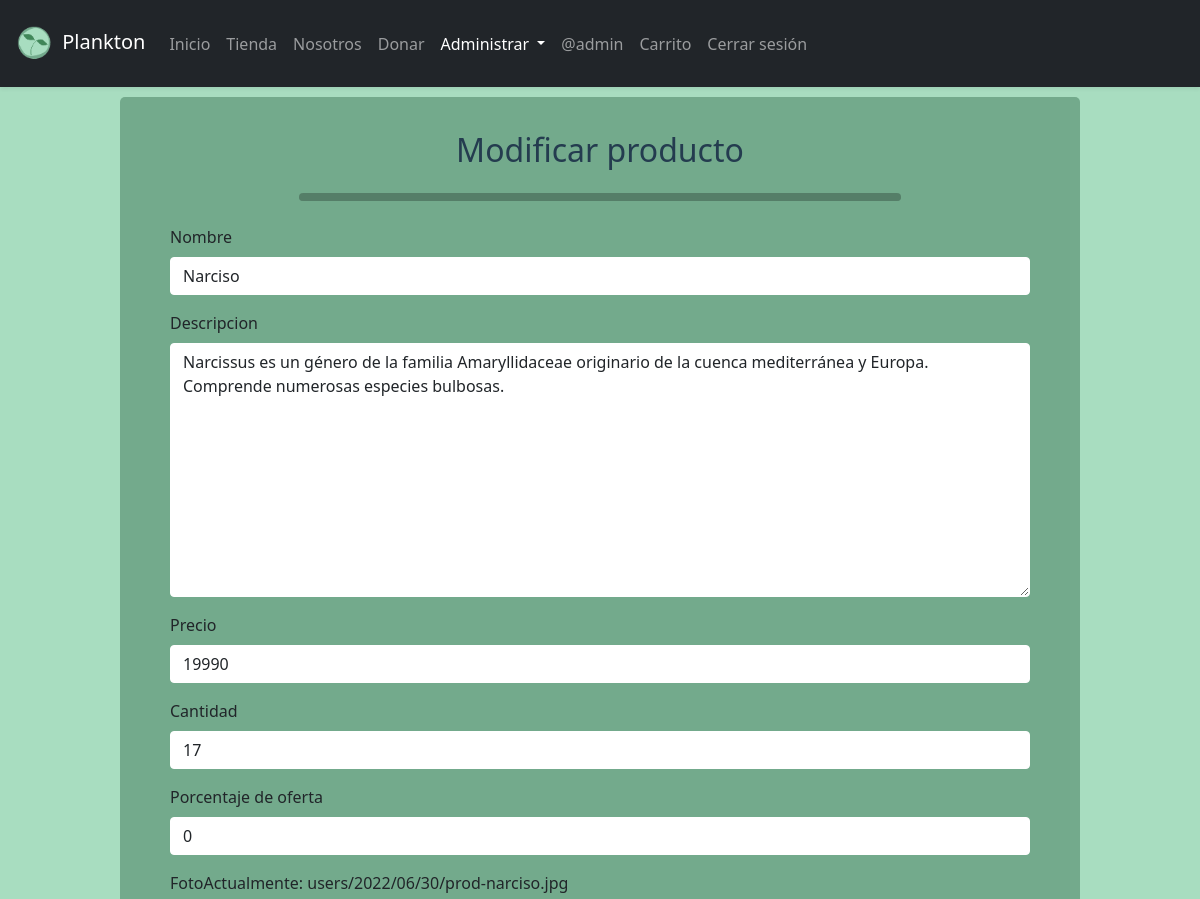
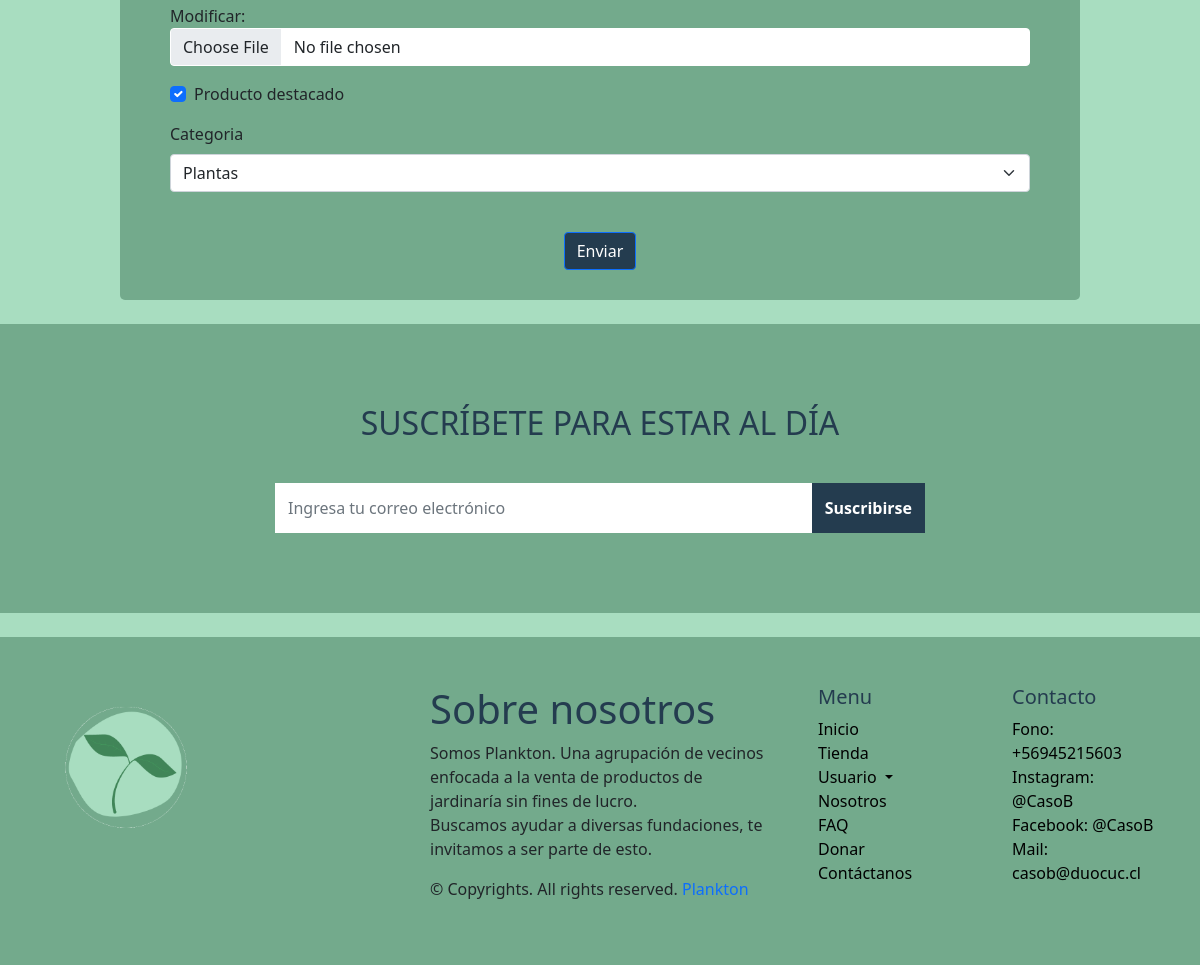
The app's page /Plankton/modificarproducto.html/4 (signed in) with its own data (2 pictures, top to bottom).
### Plankton/models.py (models this page shows, shortened)
class Producto(models.Model):
    idProducto=models.AutoField(primary_key=True,verbose_name="ID Producto")
    nombre=models.CharField(max_length=20,verbose_name="Nombre")
    descripcion=models.CharField(max_length=200, verbose_name="Descripción")
    precio=models.IntegerField(verbose_name="Precio")
    cantidad=models.IntegerField(verbose_name="Cantidad", default=0)
    descuento=models.IntegerField(verbose_name="Porcentaje de oferta", default=0)
    foto=models.ImageField(upload_to='users/%Y/%m/%d/', height_field=None, width_field=None, max_length=100, verbose_name="Foto")
    destacado=models.BooleanField(verbose_name="Producto destacado")
    categoria=models.ForeignKey(Categoria, on_delete=models.CASCADE)

### Plankton/views.py (the view)
# urls.py: path('Plankton/modificarproducto.html/<id>', modificarproducto, name="modificarproducto"),
@permission_required('Plankton.change_producto', login_url="../accounts/login")
def modificarproducto(request, id):
    producto=Producto.objects.get(idProducto=id)
    contexto={
        'form':ProductoRegForm(instance=producto)
    }
    if request.method=='POST':
        formulario=ProductoRegForm(request.POST, request.FILES, instance=producto)
        if formulario.is_valid():
            formulario.save()
            return redirect(to='listaproductos')
    return render(request, 'Plankton/modificarproducto.html', contexto)

### Plankton/forms.py
class ProductoRegForm(ModelForm):
    descripcion = forms.CharField(widget=forms.Textarea)
    class Meta:
        model = Producto
        fields = ['nombre', 'descripcion', 'precio', 'cantidad', 'descuento', 'foto', 'destacado', 'categoria']

### Plankton/context_processor.py (called while the page is built)
def total_carrito(request):
    total = 0
    if "carrito" in request.session.keys():
        for key, value in request.session["carrito"].items():
            total += int(value["acumulado"])
    return {"total_carrito": total}

### Plankton/models.py (called while the page is built)
    def __str__(self):
        return self.nombreCategoria

### Plankton/templates/Plankton/modificarproducto.html (shortened to what this page needs)
{%extends "Plankton/plantillas/base.html"%}
{% block administraractive %}<a class="nav-link dropdown-toggle active" href="#" id="navbarScrollingDropdown"
role="button" data-bs-toggle="dropdown" aria-expanded="false">
Administrar
</a>{% endblock %}
{% block content %}
{% load static %}
{% load bootstrap5 %}
<section class="mb-4" id="formulario">
    <h2 class="h1-responsive font-weight-bold text-center my-4">Modificar producto</h2>
    <hr class="rounded"> <br>
    <div class="row">
        <div class="form-group">
            <form id="modificargeneral" class="form" action="" method="POST" autocomplete="on" enctype="multipart/form-data">
                <div class="row">
                    <div>
                        <div>
                            {% bootstrap_form form %}
                           <br>
                        </div>
                    </div></div>
                <div class="text-center text-md-left">
                    <input class="btn btn-primary" name="enviar" id="enviar" type="submit" value="Enviar">
                </div>
            </form>
        </div>
    </div>
</section>
{% endblock %}

### Plankton/templates/Plankton/plantillas/base.html (shortened to what this page needs)
<!DOCTYPE html>
<html>
{% load static %}
<head>
  <link href="https://cdn.jsdelivr.net/npm/bootstrap@5.1.3/dist/css/bootstrap.min.css" rel="stylesheet"
>
  <link rel="stylesheet" href="{% static 'Plankton/css/estilo.css'%}">
  {% load pwa %}
</head>
<body>
  <nav class="navbar navbar-expand-lg py-3 navbar-dark bg-dark shadow-sm">
    <div class="container-fluid">
      <a class="navbar-brand" href="{% url 'index'%}">
        <img src="{% static 'plankton/img/logo.png'%}" width="45" alt="" class="d-inline-block align-middle mr-2">
        Plankton</a>
      <div class="collapse navbar-collapse" id="navbarTogglerDemo03">
        <ul class="navbar-nav me-auto mb-2 mb-lg-0">
          <li class="nav-item">
            {% block indexactive %}<a class="nav-link" aria-current="page" href="{% url 'index'%}">Inicio</a>{% endblock %}
          </li>
          <li class="nav-item dropdown">
            {% block tiendaactive %}<a class="nav-link" aria-current="page" href="{% url 'tienda'%}">Tienda</a>{% endblock %}
          <li class="nav-item">
            {% block nosotrosactive %}<a class="nav-link" href="{% url 'nosotros'%}">Nosotros</a>{% endblock %}
          </li>
          {% if user.is_authenticated %}
          <li class="nav-item">
            {% block donacionactive %}<a class="nav-link" href="{% url 'donacion'%}">Donar</a>{% endblock %}
          </li>
          {% endif %}
          {% if perms.Plankton.view_producto or perms.auth.view_user %}
          <li class="nav-item dropdown">
            {% block administraractive %}{% endblock %}
            {% endif %}
            {% if user.is_authenticated %}
            <li class="nav-item">
              <a class="nav-link" href="#">@{{ user.username }}</a>
            </li>
            <li class="nav-item">
              {% block carritoactive %}<a class="nav-link" href="{% url 'carrito'%}">Carrito</a>{% endblock %}
            </li>
            <li class="nav-item">
              <a class="nav-link" href="{% url 'logout'%}">Cerrar sesión</a>
            </li>
            {% endif %}
        </ul>
      </div>
    </div>
  </nav>
  {% block content %} {% endblock %}
  <section class="newsletter">
    <div class="container">
      <div class="content">
        <h2>SUSCRÍBETE PARA ESTAR AL DÍA</h2>
        <div class="input-group">
          <input type="email" class="form-control" placeholder="Ingresa tu correo electrónico">
          <span class="input-group-btn">
            <button class="btn" type="submit">Suscribirse</button>
          </span>
        </div>
      </div>
    </div>
  </section>
  <br>
  <footer class="w-100 py-4 flex-shrink-0">
    <div class="container py-4">
      <div class="row gy-4 gx-5">
        <div class="col-lg-4 col-md-6">
          <img class="img-fluid" src="{% static 'plankton/img/logo.png'%}" width="50%" height="50%">
        </div>
        <div class="col-lg-4 col-md-6">
          <h1>Sobre nosotros</h1>
          <p>Somos Plankton. Una agrupación de vecinos enfocada a la venta de productos de jardinaría sin fines de
            lucro.<br>
            Buscamos ayudar a diversas fundaciones, te invitamos a ser parte de esto.</p>
          <p>&copy; Copyrights. All rights reserved. <a class="text-primary" href="#">Plankton</a></p>
        </div>
        <div class="col-lg-2 col-md-6">
          <h5>Menu</h5>
          <ul class="list-unstyled text-muted">
            <li><a href="{% url 'index'%}">Inicio</a></li>
            <li><a href="{% url 'tienda'%}">Tienda</a></li>
            <li class="item dropdown">
              <a class="link dropdown-toggle" href="#" id="navbarScrollingDropdown" role="button"
                data-bs-toggle="dropdown" aria-expanded="false">
                Usuario
              </a>
            <li><a href="{% url 'nosotros'%}">Nosotros</a></li>
            <li><a href="{% url 'faq'%}">FAQ</a></li>
            {% if user.is_authenticated %}<li><a href="{% url 'donacion'%}">Donar</a></li>{% endif %}
            <li><a href="{% url 'contacto'%}">Contáctanos</a></li>
          </ul>
        </div>
        <div class="col-lg-2 col-md-6">
          <h5>Contacto</h5>
          <ul class="list-unstyled text-muted">
            <li>Fono: +56945215603</li>
            <li>Instagram: @CasoB</li>
            <li>Facebook: @CasoB</li>
            <li>Mail: casob@duocuc.cl</li>
          </ul>
        </div>
      </div>
    </div>
  </footer>
</body>
</html>

### Plankton/static/Plankton/css/estilo.css (style rules this page uses)
* { position: relative; box-sizing: border-box; }
body { margin: 0; padding: 0; width: 100%; height: 100%; background-color: #a8ddc0; }
h1, h2, h3, h4, h5, h6 { color: #243c4f }
li { color: rgb(0, 0, 0); }
hr.rounded { margin: auto; width: 70%; border-top: 8px solid rgb(0, 0, 0); border-radius: 5px; }
.btn-primary { background-color: #243c4f; }
.newsletter { width: 100%; margin: 0px; padding: 80px 0; background: #73aa8c; position: relative; }
.newsletter .content { max-width: 650px; margin: auto; text-align: center; z-index: 2; }
.newsletter .content h2 { color: #243c4f; margin-bottom: 40px; }
.newsletter .content .form-control { height: 50px; border-color: #ffffff; border-radius: 0; }
.newsletter .content .btn { min-height: 50px; border-radius: 0; background: #243c4f; color: #fff; font-weight: 600; }
a { color: inherit; text-decoration: none; transition: all 0.3s; }
.form-control { background: #ffffff; border-color: #ffffff; }
footer { margin: auto; background: #73aa8c; }
.container { position: relative; width: 100%; }
#formulario { width: 80%; left: 10%; background: #73aa8c; margin-top: 10px; padding-top: 10px; padding-left: 50px; padding-right: 50px; padding-bottom: 30px; border-radius: 5px; }

### records on screen
Producto: nombre "Narciso", descripcion "Narcissus es un género de la familia Amaryllidaceae originario de la cuenca mediterránea y Europa. Comprende numerosas especies bulbosas.", precio "19990", cantidad "17", descuento "0", destacado "☑", categoria "Plantas"

### other values on screen
{{ user.username }} "admin"
